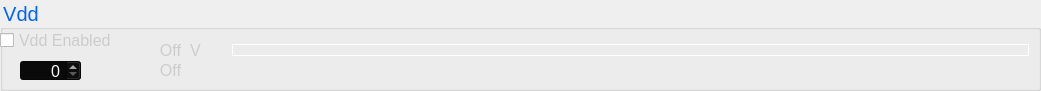
    <widget class="QGroupBox" name="groupBoxVdd">
     <property name="geometry">
      <rect>
       <x>20</x>
       <y>380</y>
       <width>1041</width>
       <height>91</height>
      </rect>
     </property>
     <property name="font">
      <font>
       <pointsize>15</pointsize>
      </font>
     </property>
     <property name="styleSheet">
      <string notr="true">color: rgb(0, 100, 255);
background-color: rgba(0, 0, 0xff);</string>
     </property>
     <property name="title">
      <string>Vdd</string>
     </property>
     <widget class="QSpinBox" name="spnVdd">
      <property name="geometry">
       <rect>
        <x>20</x>
        <y>60</y>
        <width>61</width>
        <height>21</height>
       </rect>
      </property>
      <property name="font">
       <font>
        <pointsize>12</pointsize>
       </font>
      </property>
      <property name="styleSheet">
       <string notr="true">background-color: rgb(10, 10, 10);
color: rgb(255, 255, 255);</string>
      </property>
      <property name="alignment">
       <set>Qt::AlignRight|Qt::AlignTrailing|Qt::AlignVCenter</set>
      </property>
      <property name="buttonSymbols">
       <enum>QAbstractSpinBox::UpDownArrows</enum>
      </property>
      <property name="maximum">
       <number>255</number>
      </property>
      <property name="singleStep">
       <number>16</number>
      </property>
      <property name="value">
       <number>0</number>
      </property>
     </widget>
     <widget class="QCheckBox" name="checkBoxVddEnabled">
      <property name="enabled">
       <bool>true</bool>
      </property>
      <property name="geometry">
       <rect>
        <x>0</x>
        <y>30</y>
        <width>111</width>
        <height>21</height>
       </rect>
      </property>
      <property name="font">
       <font>
        <pointsize>12</pointsize>
       </font>
      </property>
      <property name="styleSheet">
       <string notr="true">color: rgb(204, 204, 204);</string>
      </property>
      <property name="text">
       <string>Vdd Enabled</string>
      </property>
     </widget>
     <widget class="QLabel" name="lblDigPotiCustomer_10">
      <property name="geometry">
       <rect>
        <x>190</x>
        <y>40</y>
        <width>21</width>
        <height>20</height>
       </rect>
      </property>
      <property name="font">
       <font>
        <pointsize>12</pointsize>
       </font>
      </property>
      <property name="styleSheet">
       <string notr="true">color: rgb(204, 204, 204);</string>
      </property>
      <property name="text">
       <string>V</string>
      </property>
      <property name="alignment">
       <set>Qt::AlignLeading|Qt::AlignLeft|Qt::AlignVCenter</set>
      </property>
     </widget>
     <widget class="QLabel" name="lbl_Vdd">
      <property name="geometry">
       <rect>
        <x>130</x>
        <y>40</y>
        <width>51</width>
        <height>21</height>
       </rect>
      </property>
      <property name="font">
       <font>
        <pointsize>12</pointsize>
       </font>
      </property>
      <property name="styleSheet">
       <string notr="true">color: rgb(204, 204, 204);</string>
      </property>
      <property name="text">
       <string>Off</string>
      </property>
      <property name="alignment">
       <set>Qt::AlignRight|Qt::AlignTrailing|Qt::AlignVCenter</set>
      </property>
     </widget>
     <widget class="QSlider" name="sliderVdd">
      <property name="geometry">
       <rect>
        <x>220</x>
        <y>20</y>
        <width>821</width>
        <height>61</height>
       </rect>
      </property>
      <property name="styleSheet">
       <string notr="true">.QSlider {
	background-color: transparent;
	background-image: url(:/Transparent_640x480.png);
}

.QSlider::groove:vertical {
    border:1px solid  rgb(180, 180, 180);
    width: 10px;
    background: 
qlineargradient(x1:0, y1:0, x2:1, y2:0,
                stop:0  rgb(180, 180, 180), stop: 0.5  rgb(20, 20, 20),
                stop:1 rgb(180, 180, 180));
    margin:12px 0;
}

.QSlider::handle:vertical {
    background:  
qradialgradient(cx:0.5, cy:0, radius: 1,
                fx:0.5, fy:0.5, stop:0  rgb(170,130,50), stop:1 rgb(68,52,20));
    height: 60px;
    border-radius: 25px;
    margin: -12px -24px;
}


.QSlider::groove:horizontal {
    border: 1px solid  rgb(255, 255, 255);
    height: 10px;
    background: 
qlineargradient(x1:0, y1:0, x2:0, y2:1,
                stop:0  rgb(180, 180, 180), stop: 0.5  rgb(20, 20, 20),
                stop:1 rgb(180, 180, 180));
    margin: 0 12px;
}

.QSlider::handle:horizontal {
    background:
qradialgradient(cx:0.5, cy:0, radius: 1,
                fx:0.5, fy:0.5, stop:0  rgb(238,182,70), stop:1 rgb(34,26,10));
    width: 60px;
    border-radius: 25px;
    margin: -24px -12px;
}</string>
      </property>
      <property name="maximum">
       <number>31</number>
      </property>
      <property name="value">
       <number>5</number>
      </property>
      <property name="orientation">
       <enum>Qt::Horizontal</enum>
      </property>
      <property name="tickPosition">
       <enum>QSlider::NoTicks</enum>
      </property>
      <property name="tickInterval">
       <number>0</number>
      </property>
     </widget>
     <widget class="QLabel" name="lblVddMeasured">
      <property name="geometry">
       <rect>
        <x>130</x>
        <y>60</y>
        <width>51</width>
        <height>21</height>
       </rect>
      </property>
      <property name="font">
       <font>
        <pointsize>12</pointsize>
       </font>
      </property>
      <property name="styleSheet">
       <string notr="true">color: rgb(204, 204, 204);</string>
      </property>
      <property name="text">
       <string>Off</string>
      </property>
      <property name="alignment">
       <set>Qt::AlignRight|Qt::AlignTrailing|Qt::AlignVCenter</set>
      </property>
     </widget>
    </widget>
